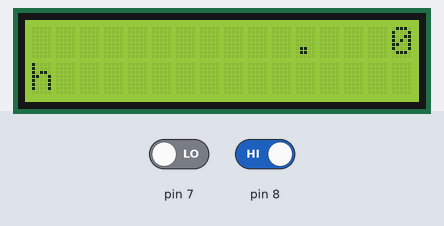
Bench run of a sketch on a simulated Arduino Uno, built with avr-gcc and run on an emulated ATmega328P. Parts: 16×2 character LCD. The inputs (shaded band) are chosen by the test bench; at power-on: pin 8 HIGH, pin 7 LOW. Random numbers use the default seed unless the sketch sets one; what the sketch prints to the serial monitor is not drawn.

Above: at 1.05 s.
1.3 s: pin 8 driven LOW
At 4.13 s:
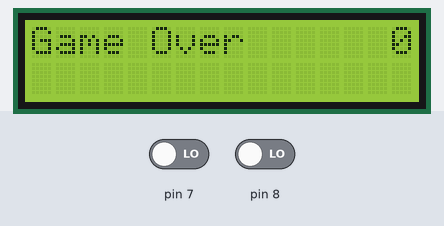
4.3 s: pin 7 driven HIGH
At 4.49 s:
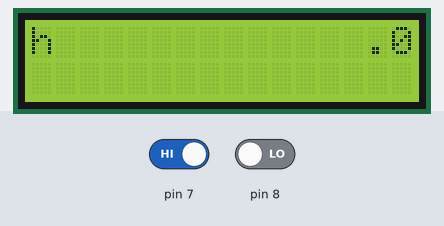
5.8 s: pin 8 driven HIGH
At 6.09 s:
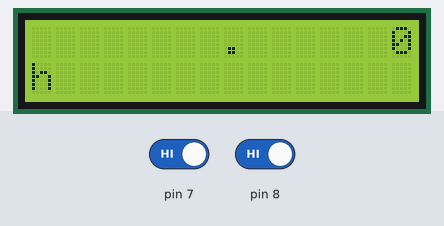
Timing chart, 0 to 8.8 s (numbered marks = the images above; inputs shaded):
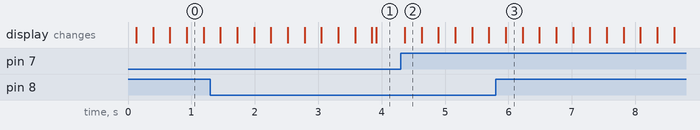

Measured:
- after the input at 4.3 s, the display: changes after 0.07 s (image 2)

The sketch:

lcd_game.ino
```cpp
#include <LiquidCrystal.h>
#include <stdio.h>
#include <stdlib.h>
#include <time.h>

LiquidCrystal lcd( 4, 6, 10, 11, 12, 13 );

int a,b;
int E_x,E_y,my_x,my_y,cnt_x,lv=0;
int cnt;
bool flg=false;
void setup() {
  b=0;
  randomSeed(analogRead(0));
  //初期化
  Serial.begin(9600);
  lcd.begin( 16, 2 );
  lcd.clear();
  lcd.setCursor(0, 1);
  lcd.print(".");
  cnt_x=15;
  cnt=0;
  E_x=14;
  E_y=0;
  my_x=0;
  my_y=1;
}

void loop() {
  while(flg==false){
    Serial.println(b);
    a=digitalRead(8);
    if(a==0){
      my_y=0;
    }else{
      my_y=1;
    }

    lcd.begin( 16, 2 );
    lcd.clear();
    lcd.setCursor(cnt_x, 0);
    lcd.print(cnt);
    lcd.setCursor(E_x, E_y);
    lcd.print(".");
    lcd.setCursor(my_x, my_y);
    lcd.print("h");
    if(E_x==my_x && E_y==my_y){
      lcd.begin( 16, 2 );
      lcd.clear();
      lcd.setCursor(0, 0);
      lcd.print("Game Over");
      lcd.setCursor(cnt_x, 0);
      lcd.print(cnt);
      delay(200);
      flg=true;
      break;
    }
    E_x--;
    if(E_x==-1){
      E_x=14;
      // 乱数生成器の初期化
      // 0または1をランダムに生成し、変数E_yに代入
      E_y = random(2);
      Serial.println(E_y);

      cnt++;
      if(cnt!=0 && cnt%5==0){
        lv++;
      }
      E_x=E_x-lv;

      if(cnt>99){
        cnt_x=13;
      }else if(cnt>9){
        cnt_x=14;
      }else{
        cnt_x=15;
      }
    }
    delay(200);
  }
  b=digitalRead(7);
  if(b==1){
    cnt_x=15;
    cnt=0;
    E_x=14;
    E_y=0;
    my_x=0;
    my_y=1;
    flg=false;
  }

}
```
